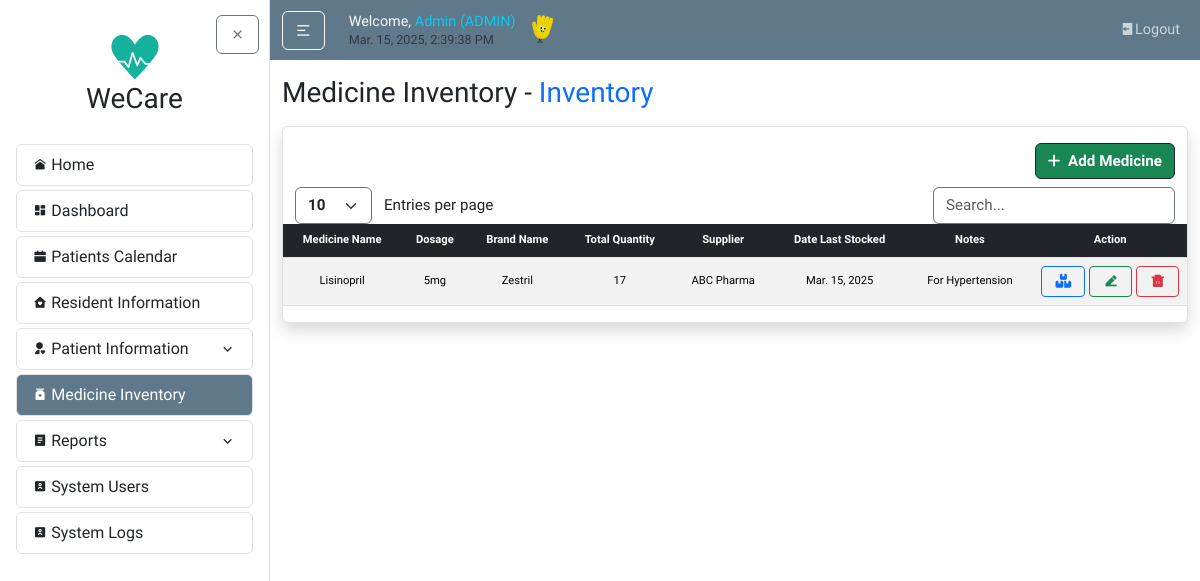
The app's page /medicines/ (signed in), older data.
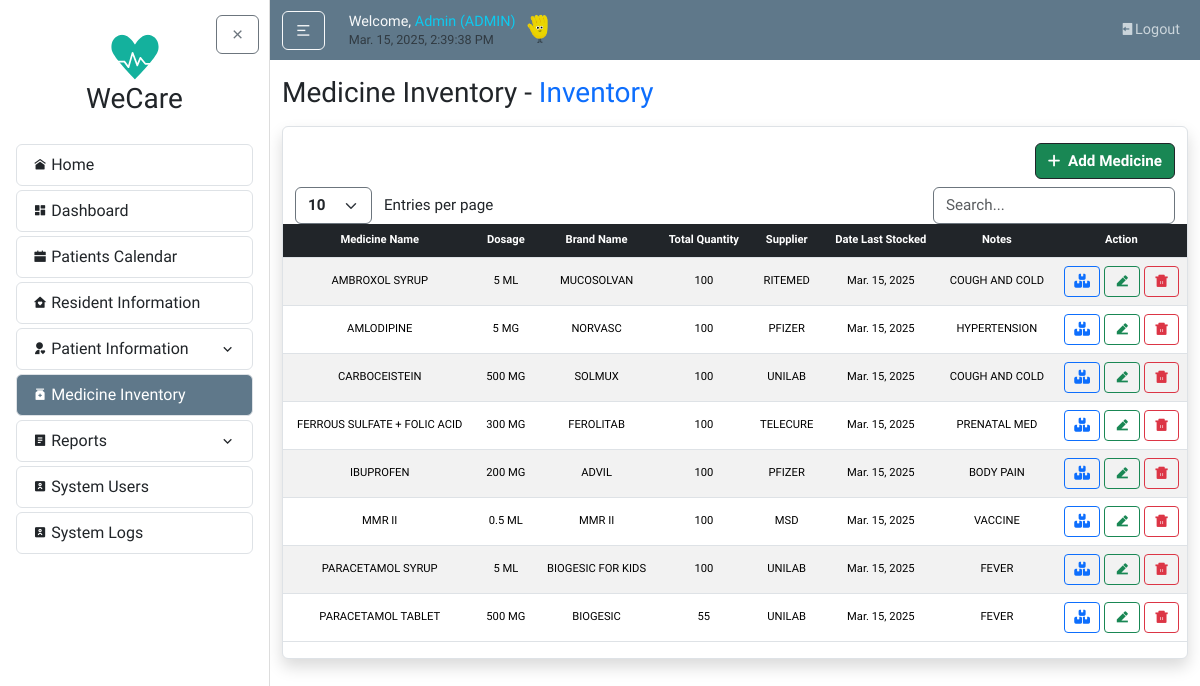
The same page, newer data.
### users/models.py (models this page shows, shortened)
class UserProfile(models.Model):
    USER_TYPE_CHOICES = [
        ('BHW', 'Barangay Health Worker'),
        ('BRGY-STAFF', 'Barangay Staff'),
        ('DOCTOR', 'Doctor'),
        ('ADMIN', 'Admin'),
        ('ROOT', 'Root'),
    ]
    STATUS_CHOICES = [
        ('ACTIVE', 'Active'),
        ('INACTIVE', 'Inactive'),
    ]
    user = models.OneToOneField(User, on_delete=models.CASCADE)
    userrole = models.CharField(max_length=10, choices=USER_TYPE_CHOICES, default='BHW')
    status = models.CharField(max_length=8, choices=STATUS_CHOICES, default='ACTIVE')
    created_by = models.ForeignKey(User, related_name='created_user_profiles', on_delete=models.SET_NULL, null=True, blank=True)

### medicineMonitoring/models.py (models this page shows, shortened)
class Medicine(models.Model):
    medicine_name = models.CharField(max_length=255)
    brand_name = models.CharField(max_length=255, blank=True, null=True)
    dosage = models.CharField(max_length=100, blank=True, null=True)
    total_quantity = models.PositiveIntegerField(default=0)
    supplier_name = models.CharField(max_length=255)
    date_last_stock = models.DateField(blank=True)
    notes = models.TextField(blank=True, null=True)

### users/decorators.py (the view)
        def wrapper(request, *args, **kwargs):
            try:
                profile = request.user.userprofile
                if profile.userrole == 'ADMIN' or profile.userrole in allowed_roles:
                    return view_func(request, *args, **kwargs)
                else:
                    messages.warning(
                        request,
                        f"You don't have permission to access the {module_name} module."
                    )
                    return redirect('home')
            except UserProfile.DoesNotExist:
                messages.warning(
                    request,
                    f"Complete your profile to access the {module_name} module."
                )
                return redirect('home')

### medicineMonitoring/views.py (called while the page is built)
@login_required
@role_required(['ADMIN'], 'Medicine Record')
def medicine_list(request):
    medicines = Medicine.objects.all().order_by("medicine_name")
    return render(request, "medicineMonitoring/medicine_list.html", {"medicines": medicines})

### medicineMonitoring/templates/medicineMonitoring/medicine_list.html (shortened to what this page needs)
{% extends "home/layout.html" %}
{% load static %}
{% block body %}
  <h3 class="mb-3">Medicine Inventory - <span class="text-primary">Inventory</span></h3>
  <article class="content-section border rounded p-0 shadow">
    <div class="container">
      {% if request.user.userprofile.userrole in "[ADMIN]" %}
      <div class="row mt-2">
        <div class="col-auto ms-auto">
          <a href="{% url 'medicine-add' %}" class="btn btn-success info border-dark fw-bold" style="font-size: calc(0.8rem + 0.2vw);">
            <i class="fa-solid fa-plus my-auto" style="font-size: calc(0.6rem + 0.4vw);"></i>
            <span class="ms-1">Add Medicine</span>
          </a>
        </div>
      </div>
      {% endif %}
      <div class="row mt-2">
        <div class="col-auto">
          <select id="customEntries" class="form-select d-inline w-auto border-secondary fw-bold" style="font-size: calc(0.8rem + 0.2vw); cursor: pointer; vertical-align: middle;">
            <option value="10">10</option>
          </select>
          <span class="d-inline ms-2" style="font-size: calc(0.8rem + 0.2vw); vertical-align: middle;">Entries per page</span>
        </div>
        <div class="col-auto ms-auto">
          <input type="text" id="searchBar" class="form-control d-inline w-auto border-secondary" placeholder="Search..." style="font-size: calc(0.8rem + 0.2vw); vertical-align: middle;">
        </div>
      </div>
    </div>
    <div class="table-responsive">
      <table id="dataTable" class="table table-striped projectTables">
        <thead class="table-dark">
          <tr>
            <th>Medicine Name</th>
            <th>Dosage</th>
            <th>Brand Name</th>
            <th>Total Quantity</th>
            <th>Supplier</th>
            <th>Date Last Stocked</th>
            <th>Notes</th>
            <th>Action</th>
          </tr>
        </thead>
        <tbody>
          {% for med in medicines %}
          <tr>
            <td class="align-middle">{{ med.medicine_name }}</td>
            <td class="align-middle">{{ med.dosage }}</td>
            <td class="align-middle">{{ med.brand_name }}</td>
            <td class="align-middle">{{ med.total_quantity }}</td>
            <td class="align-middle">{{ med.supplier_name }}</td>
            <td class="align-middle">{{ med.date_last_stock|date:"M. d, Y" }}</td>
            <td class="align-middle">{{ med.notes }}</td>
            <td class="align-middle">
              <div class="d-flex">
                <a href="{% url 'medicine-detail' med.pk %}" class="btn btn-sm btn-outline-primary fw-bold flex-fill me-1" title="Inventory">
                  <i class="fa-solid fa-boxes-stacked"></i>
                </a>
                {% if request.user.userprofile.userrole in "[ADMIN]" %}
                  <a href="{% url 'medicine-update' med.pk %}" class="btn btn-sm btn-outline-success fw-bold flex-fill me-1" title="Edit">
                    <i class="ri-edit-2-fill"></i>
                  </a>
                  <button type="button" data-bs-toggle="modal" data-bs-target="#myModal" data-deleteData="{{ med.medicine_name }}" data-ID="{{ med.pk }}" class="btn btn-sm fw-bold flex-fill btn-outline-danger"><i class="ri-delete-bin-5-fill"></i></button>
                {% endif %}
              </div>
            </td>
          </tr>
          {% endfor %}
        </tbody>
      </table>
    </div>
  </article>
{% endblock body %}

### home/templates/home/layout.html (shortened to what this page needs)
{% load static %}
<!DOCTYPE html>
<html lang="en">
<head>
  <link rel="stylesheet" type="text/css" href="{% static 'home/main.css' %}">
  <link href="https://cdn.jsdelivr.net/npm/bootstrap@5.3.3/dist/css/bootstrap.min.css" rel="stylesheet">
  <link rel="stylesheet" href="https://cdnjs.cloudflare.com/ajax/libs/remixicon/4.6.0/remixicon.css">
  <link rel="stylesheet" href="//cdn.datatables.net/2.2.2/css/dataTables.dataTables.min.css">
  <link rel="stylesheet" href="https://cdn.jsdelivr.net/npm/flatpickr/dist/flatpickr.min.css">
</head>
<body>
  {% include "home/sidebar.html" %}
    <div id="content-wrapper" class="flex-grow-1">
      <header class="site-header">
        <nav class="navbar navbar-expand-md navbar-dark bg-steel">
          <div class="container">
            <div class="navbar-nav align-items-xl-center">
              <button id="sidebarToggle" class="btn btn-outline-light me-3 my-auto">
                <i class="ri-menu-2-line"></i>
              </button>
            </div>
            <div class="ms-2 me-auto">
              <h5 class="d-flex align-items-end gap-1 mb-1">
                  <span class="text-light nav-font">
                      {% if user.is_authenticated %}Welcome, <span class="text-info">{{ request.user }} ({{ request.user.userprofile.userrole }})</span> <br>{% endif %}
                      <small id="clock" class="my-auto text-muted text-light"></small>
                  </span>
                  <span><img src="{% static 'home/images/hand.gif' %}" alt="" style="height: 2em; width: auto; vertical-align: middle;"></span>
              </h5>
            </div>
            <div class="navbar-nav ms-auto nav-font">
              {% if user.is_authenticated %}
                <a class="nav-item nav-link" href="{% url "logout" %}"><i class="ri-logout-box-fill "></i>Logout</a>
              {% endif %}
            </div>
          </div>
        </nav>
      </header>
      <main id="main-content" role="main" class="container mt-3">
          <div class="row">
            <div class="col">
              {% block body %}{% endblock %}
            </div>
          </div>
      </main>
    </div>
  </div>
</body>
</html>

### home/templates/home/sidebar.html (shortened to what this page needs)
{% load static %}
  <div id="page-wrapper" class="d-flex" style="min-height: 100vh;">
    <div id="sidebar" class="sidebar active">
      <div class="p-3" style="position: relative;">
        <button id="sidebarClose" class="btn btn-outline-secondary m-0" style="position: absolute!important; top: 15px!important; right: 10px!important;">
          <i class="ri-close-line"></i>
        </button>
        <div class="sidebar-logo p-3 text-center">
          <a href="{% url "home" %}" class="nav-link">
              <img src="{% static 'home/images/WeCareLogo.svg' %}" alt="Logo" class="img-fluid logo-small">
              <h3 class="">WeCare</h3>
          </a>
        </div>
        <ul class="list-group my-1">
          <a href="{% url "home" %}" class="nav-link {% if request.path == '/' %}active{% endif %} rounded">
            <li class="list-group-item d-flex align-items-center menu-item">
              <i class="ri-home-9-fill me-1 menu-icons"></i>Home
            </li>
          </a>
        </ul>
        <ul class="list-group my-1">
            <a href="{% url "dashboard" %}" class="nav-link {% if '/dashboard/' in request.path %}active{% endif %} rounded">
              <li class="list-group-item d-flex align-items-center menu-item">
                <i class="ri-dashboard-fill me-1 menu-icons"></i>Dashboard
              </li>
            </a>
        </ul>
        {% if request.user.userprofile.userrole in "[ADMIN,BHW,DOCTOR]" %}
        <ul class="list-group my-1">
          <a href="{% url "checkup-calendar" %}" class="nav-link {% if '/checkup-calendar/' in request.path %}active{% endif %} rounded">
            <li class="list-group-item d-flex align-items-center menu-item">
              <i class="ri-calendar-fill me-1 menu-icons"></i>Patients Calendar
            </li>
          </a>
        </ul>
        {% endif %}
        {% if request.user.userprofile.userrole in '[ADMIN,BRGY-STAFF,BHW]' %}
        <ul class="list-group my-1">
          <a href="{% url "resident-list" %}" class="nav-link {% if '/residents/' in request.path %}active{% endif %} rounded">
            <li class="list-group-item d-flex align-items-center menu-item">
              <i class="ri-home-heart-fill me-1 menu-icons"></i>Resident Information
            </li>
          </a>
        </ul>
        {% endif %}
        <ul class="list-group my-1">
            <a class="nav-link rounded patient-nav-toggle {% if '/patients/' in request.path or '/scheduled-checkup/' in request.path %}active{% endif %}" href="#" id="patientToggle">
            <li class="list-group-item d-flex align-items-center menu-item">
              <i class="ri-user-heart-fill me-1 menu-icons"></i>
              <span>Patient Information</span>
              <i class="ri-arrow-down-s-line ms-auto"></i>
            </li>
            </a>
        </ul>
        {% if request.user.userprofile.userrole in "[ADMIN]" %}
        <ul class="list-group my-1">
          <a href="{% url "medicine-list" %}" class="nav-link rounded {% if '/medicines/' in request.path %}active{% endif %}">
            <li class="list-group-item d-flex align-items-center menu-item">
            <i class="ri-medicine-bottle-fill me-1 menu-icons"></i>
              Medicine Inventory
            </li>
          </a>
        </ul>
        {% endif %}
        <ul class="list-group my-1">
          <a class="nav-link rounded patient-nav-toggle {% if '/reports/' in request.path %}active{% endif %}" href="#" id="reportsToggle">
          <li class="list-group-item d-flex align-items-center menu-item">
            <i class="ri-file-list-2-fill me-1 menu-icons"></i>
            <span>Reports</span>
            <i class="ri-arrow-down-s-line ms-auto"></i>
          </li>
          </a>
        </ul>
        {% if request.user.userprofile.userrole in 'ADMIN' %}
        <ul class="list-group my-1">
          <a href="{% url "account-list" %}" class="nav-link {% if '/users/' in request.path %}active{% endif %} rounded">
            <li class="list-group-item d-flex align-items-center menu-item">
              <i class="ri-account-box-2-fill me-1 menu-icons"></i>System Users
            </li>
          </a>
        </ul>
        <ul class="list-group my-1">
          <a href="{% url "logs-list" %}" class="nav-link {% if '/logs/' in request.path %}active{% endif %} rounded">
            <li class="list-group-item d-flex align-items-center menu-item">
              <i class="ri-account-box-2-fill me-1 menu-icons"></i>System Logs
            </li>
          </a>
        </ul>
        {% endif %}
      </div>
    </div>

### home/templates/home/deletePopUp.html (shortened to what this page needs)
{% load static %}

### home/static/home/main.css (style rules this page uses)
body { background: #fafafa; color: #333333; font-family: 'Varela Round', sans-serif!important; }
h1, h2, h3, h4, h5, h6 { color: #444444; font-size: calc(1rem + 0.8vw); margin-bottom: 1rem; }
.bg-steel { background-color: #5f788a; }
.site-header { position: sticky; top: 0; z-index: 1000; }
.navbar-nav { flex-wrap: wrap; gap: 0.5rem; }
.navbar-nav .nav-link { color: #cbd5db; transition: color 0.2s ease; }
.nav-font { font-size: clamp(0.7rem, 1.2vw, 1rem); }
.content-section { background: #ffffff; padding: 1.25rem; border: 1px solid #dddddd; border-radius: 0.5rem; margin-bottom: 1.5rem; }
#page-wrapper { min-height: 100vh; overflow: hidden; }
#content-wrapper { flex: 1; overflow-y: auto; height: 100vh; }
.sidebar { width: clamp(270px, 20vw, 300px); position: relative; background: #ffffff; border-right: 1px solid #ddd; height: 100vh; transition: all 0.3s ease; overflow-y: auto; }
.sidebar > .p-3 { position: sticky; top: 0; height: 100vh; overflow-y: auto; }
.patient-nav-toggle li { transition: background-color 0.3s ease; }
.menu-icons { font-size: calc(0.1rem + 1vw) !important; }
.menu-item { transition: background-color 0.3s ease, color 0.3s ease; }
.nav-link.active .menu-item { background-color: #5F788A; color: white; }
.logo-small { width: 50px; height: auto; max-width: 100%; }
.projectTables { font-size: calc(0.55rem + 0.2vw); margin-bottom: 0; }
.projectTables th, .projectTables td { padding: calc(5px + 0.2vw) calc(8px + 0.2vw); vertical-align: middle; border-color: #dee2e6; text-align: center; }
.projectTables thead th { font-weight: 600; }
button, input[type="submit"] { margin-top: 10px; }
.container { max-width: 1490px!important; }
html { scroll-behavior: smooth; }

### medicineMonitoring/templates/medicineMonitoring/medicine_list.html (style rules this page uses)
table td, table th { text-align: center !important; vertical-align: middle; }

Row changes from the older to the newer data that the page shows:
removed Medicine: medicine_name "Lisinopril", dosage "5mg", brand_name "Zestril", total_quantity "17", supplier_name "ABC Pharma", date_last_stock "Mar. 15, 2025", notes "For Hypertension"
added Medicine: medicine_name "AMBROXOL SYRUP", dosage "5 ML", brand_name "MUCOSOLVAN", total_quantity "100", supplier_name "RITEMED", date_last_stock "Mar. 15, 2025", notes "COUGH AND COLD"
added Medicine: medicine_name "AMLODIPINE", dosage "5 MG", brand_name "NORVASC", total_quantity "100", supplier_name "PFIZER", date_last_stock "Mar. 15, 2025", notes "HYPERTENSION"
added Medicine: medicine_name "CARBOCEISTEIN", dosage "500 MG", brand_name "SOLMUX", total_quantity "100", supplier_name "UNILAB", date_last_stock "Mar. 15, 2025", notes "COUGH AND COLD"
added Medicine: medicine_name "FERROUS SULFATE + FOLIC ACID", dosage "300 MG", brand_name "FEROLITAB", total_quantity "100", supplier_name "TELECURE", date_last_stock "Mar. 15, 2025", notes "PRENATAL MED"
added Medicine: medicine_name "IBUPROFEN", dosage "200 MG", brand_name "ADVIL", total_quantity "100", supplier_name "PFIZER", date_last_stock "Mar. 15, 2025", notes "BODY PAIN"
added Medicine: medicine_name "MMR II", dosage "0.5 ML", brand_name "MMR II", total_quantity "100", supplier_name "MSD", date_last_stock "Mar. 15, 2025", notes "VACCINE"
added Medicine: medicine_name "PARACETAMOL SYRUP", dosage "5 ML", brand_name "BIOGESIC FOR KIDS", total_quantity "100", supplier_name "UNILAB", date_last_stock "Mar. 15, 2025", notes "FEVER"
added Medicine: medicine_name "PARACETAMOL TABLET", dosage "500 MG", brand_name "BIOGESIC", total_quantity "55", supplier_name "UNILAB", date_last_stock "Mar. 15, 2025", notes "FEVER"
